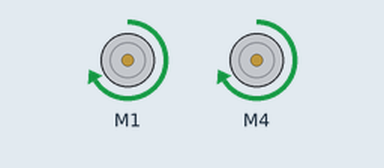
This sketch was run on a simulated Arduino Uno, built with avr-gcc and run on an emulated ATmega328P. Shown: 2 × DC motor (green arrow = forward, orange = backward, longer = faster).

Above: at 0.1 s.
Timing chart, 0 to 1.6 s (numbered marks = the images above):
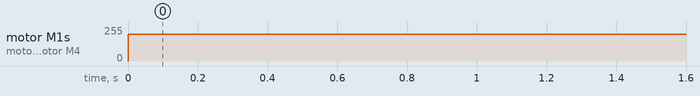

The sketch:

TESTE_SHIELD.ino
```cpp
  #include <AFMotor.h>      // carrega a biblioteca AFMotor

  AF_DCMotor motor1(4);     // Define o motor1 ligado a conexao 1
  AF_DCMotor motor2(1);     // Define o motor2 ligado a conexao 4

  void setup()
      {}

  void loop()
    {
      motor2.setSpeed(200);      // Define a velocidade maxima para os motores 1
      motor1.setSpeed(200);      // Define a velocidade maxima para os motores 1
      motor2.run(FORWARD);       // Aciona o motor 1 no sentido horario
            motor1.run(FORWARD);       // Aciona o motor 1 no sentido horario

    }
```

Measured:
- by itself, motor M1, motor M4: stopped → forward 200/255 at 0.00 s
